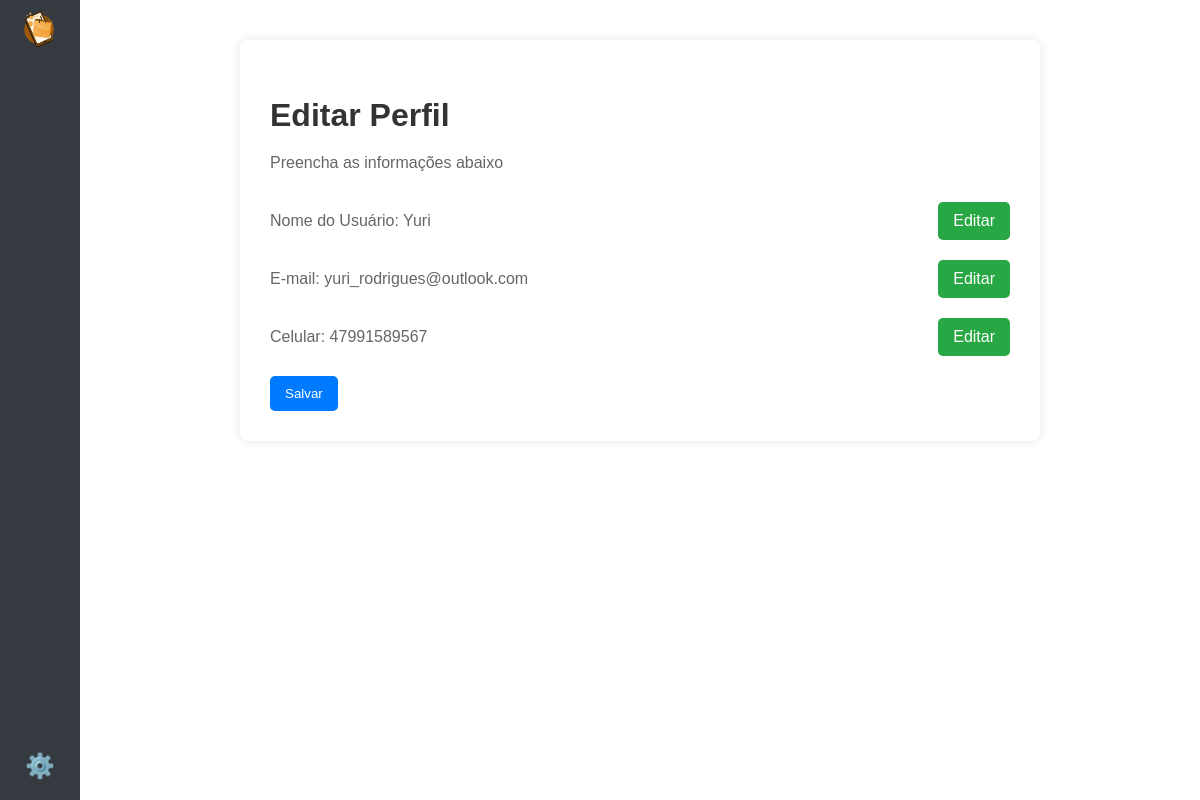
Page /users/editar_perfil (signed in) on the committed database.
### users/models.py (models this page shows, shortened)
class Usuario(AbstractUser):
    cpf = models.CharField(max_length=11, unique=True, null=True, blank=True)
    celular = models.CharField(max_length=15,null=True, blank=True)
    email = models.EmailField(('email address'), unique=True)
    objects = UserManager()
    USERNAME_FIELD = 'email'
    REQUIRED_FIELDS = []

### users/views.py (the view)
# urls.py: path('editar_perfil', views.editar_perfil, name='editar_perfil'),
@login_required
def editar_perfil(request):
    usuario = request.user  # Obtém o usuário logado
    if request.method == 'POST':
        form = EditarUsuarioForm(request.POST, instance=usuario)  # Usa os dados enviados e o usuário atual
        if form.is_valid():
            form.save()  # Salva as alterações no banco de dados
            messages.success(request, 'Suas informações foram atualizadas com sucesso!')
            return redirect('editar_perfil')  # Redireciona para a página de edição ou outra página
        else:
            messages.error(request, 'Erro ao atualizar suas informações. Verifique os dados informados.')
    else:
        form = EditarUsuarioForm(instance=usuario)  # Preenche o formulário com os dados do usuário atual
    return render(request, 'users/editar_perfil.html', {'form': form, 'usuario': usuario})

### users/templates/users/editar_perfil.html (shortened to what this page needs)
{% load static %}
<!DOCTYPE html>
<html lang="pt-BR">
<head>
    <link rel="stylesheet" href="{% static 'css/editar-perfil-styles.css' %}">
</head>
<body>
    <div class="container">
        <aside class="sidebar">
            <div class="menu-icon">
                <a href="{% url 'index' %}">
                    <img src="{% static 'images/icon-2.png' %}" alt="icone">
                </a>
            </div>
            <div class="settings-icon">⚙️</div>
        </aside>
        <main class="main-content">
            <section class="register-container">
                <div class="register-box">
                    <h1>Editar Perfil</h1>
                    <p>Preencha as informações abaixo</p>
                    <form action="{% url 'editar_perfil' %}" method="post" class="register-form">
                        <div>
                            <p>Nome do Usuário: <span id="username-display">{{ usuario.username }}</span></p>
                            <button type="button" class="edit-btn" onclick="toggleEdit('username')">Editar</button>
                        </div>
                        <div>
                            <p>E-mail: <span id="email-display">{{ usuario.email }}</span></p>
                            <button type="button" class="edit-btn" onclick="toggleEdit('email')">Editar</button>
                        </div>
                        <div>
                            <p>Celular: <span id="celular-display">{{ usuario.celular }}</span></p>
                            <button type="button" class="edit-btn" onclick="toggleEdit('celular')">Editar</button>
                        </div>
                        <button type="submit">Salvar</button>
                    </form>
                </div>
            </section>
        </main>
    </div>
</body>
</html>

### static/css/editar-perfil-styles.css (style rules this page uses)
body { font-family: Arial, sans-serif; margin: 0; padding: 0; background-color: #f8f9fa; }
.container { display: flex; flex-direction: row; height: 100vh; }
aside.sidebar { width: 80px; background-color: #343a40; display: flex; flex-direction: column; align-items: center; padding: 10px 0; position: relative; }
aside.sidebar .menu-icon img { width: 40px; height: 40px; object-fit: contain; }
aside.sidebar .settings-icon { color: #fff; font-size: 24px; cursor: pointer; position: absolute; bottom: 20px; }
.main-content { flex: 1; background-color: #fff; padding: 40px; box-sizing: border-box; overflow-y: auto; }
.register-container { max-width: 800px; margin: 0 auto; }
.register-box { background-color: #fff; padding: 30px; border-radius: 8px; box-shadow: 0 0 10px rgba(0, 0, 0, 0.1); }
.register-box h1 { font-size: 2rem; margin-bottom: 20px; color: #333; }
.register-box p { color: #666; margin-bottom: 30px; }
.register-form div { margin-bottom: 20px; display: flex; justify-content: space-between; align-items: center; }
.register-form div p { margin: 0; font-size: 1rem; }
.register-form button { padding: 10px 15px; background-color: #007bff; border: none; color: white; border-radius: 5px; cursor: pointer; transition: background-color 0.3s ease; }
.register-form .edit-btn { background-color: #28a745; border: none; padding: 10px 15px; color: white; border-radius: 5px; cursor: pointer; font-size: 1rem; }

### rows in the picture
Usuario: username "Yuri", email "yuri_rodrigues@outlook.com", celular "47991589567"
